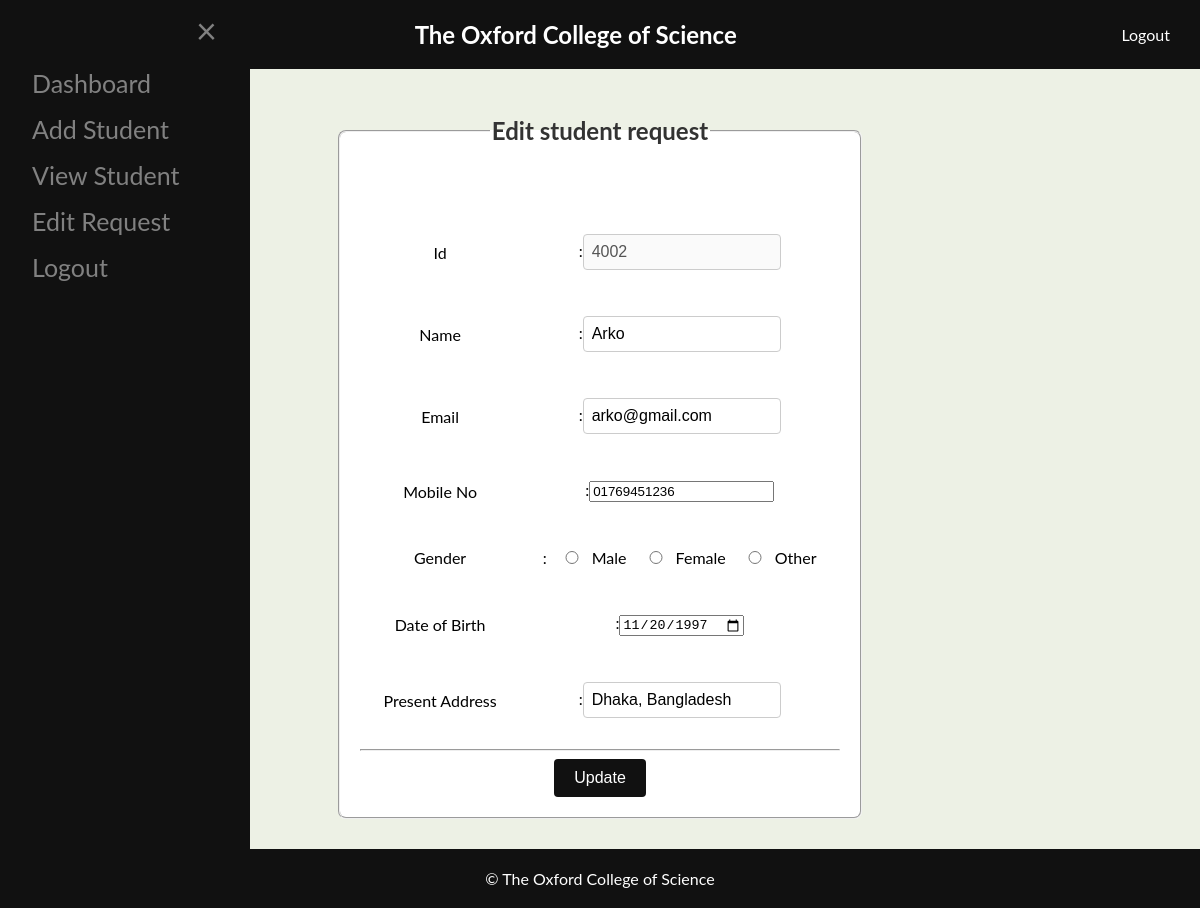
The page /Admin/view/editrequestStudent.php?id=4002 (signed in) on the database its author committed.
### tables this page shows
CREATE TABLE `edit_student` (
  `id` varchar(4) NOT NULL,
  `name` varchar(50) NOT NULL,
  `email` varchar(50) NOT NULL,
  `mobile` varchar(11) NOT NULL,
  `gender` varchar(10) NOT NULL,
  `dob` date NOT NULL,
  `p_address` varchar(70) NOT NULL
);

### Admin/Model/studentModel.php (called while the page is built, shortened)
<?php
function getRequestUserbyid($id){
    $conn = getConnection();
    $sql = "select * from edit_student where id='$id'";
    $result = mysqli_query($conn,$sql);
    $row = mysqli_fetch_assoc($result);
    return $row;
}
?>

### Admin/View/editrequestStudent.php (the view, shortened to what this page needs)
<!DOCTYPE html>
<html>
<head>
</head>
<body>
  <div class="header">
    <div class="header-title">
      <h1>The Oxford College of Science</h1>
    </div>
    <div class="header-right">
      <a href="../Controller/Logout.php">Logout</a>
    </div>
  </div>
  <div class="sidebar" id="mySidenav" onmouseleave="closeNav()">
    <a href="javascript:void(0)" class="closebtn" onclick="closeNav()">&times;</a>
    <a href="dashboard.php">Dashboard</a>
    <a href="addStudent.php">Add Student</a>
    <a href="viewStudent.php">View Student</a>
    <a href="editrequestlist.php">Edit Request</a>
    <a href="../Controller/logout.php">Logout</a>
  </div>
  <span style="font-size:30px;cursor:pointer" onmouseover="openNav()">&#9776;</span>
  <div class="content" id="content">
    <?php
    include_once('../model/studentModel.php');
    $id = $_GET['id'];
    $updatemyinfo = getRequestUserbyid($id);
    ?>
    <form class="registration-form" id="inform" action="../controller/editRequestCheckStudent.php"
      onsubmit="return validation()" method="post">
      <fieldset>
        <legend>Edit student request</legend>
        <table align="center">
          <tr>
            <td colspan="2">
          </tr>
          <tr>
            <td>Id</td>
            <td>:<input type="text" id="id" name="id" disabled value="<?php echo $updatemyinfo['id']; ?>"></td>
          </tr>
          <tr>
            <td>Name</td>
            <td>:<input type="text" id="name" name="name" value="<?php echo $updatemyinfo['name']; ?>"
                placeholder="Enter Full Name"></td>
          </tr>
          <tr>
            <td>Email</td>
            <td>:<input type="email" id="email" name="email" value="<?php echo $updatemyinfo['email']; ?>"></td>
          </tr>
          <tr>
            <td>Mobile No</td>
            <td>:<input type="number" id="text" name="mobile" value="<?php echo $updatemyinfo['mobile']; ?>"></td>
          </tr>
          <tr>
            <td>Gender</td>
            <td>
              :<input type="radio" id="gender" name="gender" <?php if ($updatemyinfo['gender'] == "male") { ?>
                  checked="true" <?php } ?> value="male">Male
              <input type="radio" id="gender" name="gender" <?php if ($updatemyinfo['gender'] == "female") { ?>
                  checked="true" <?php } ?> value="female">Female
              <input type="radio" id="gender" name="gender" <?php if ($updatemyinfo['gender'] == "other") { ?>
                  checked="true" <?php } ?> value="other">Other
            </td>
          </tr>
          <tr>
            <td>Date of Birth</td>
            <td>:<input type="date" id="dob" name="dob" value="<?php echo $updatemyinfo['dob']; ?>"></td>
          </tr>
          <tr>
            <td>Present Address</td>
            <td>:<input type="text" id="p_address" name="p_address" value="<?php echo $updatemyinfo['p_address']; ?>">
            </td>
          </tr>
        </table>
        <hr>
        <center>
          <input type="submit" id="submit" name="update" value="Update">
        </center>
      </fieldset>
    </form>
  </div>
  <div class="footer">
    &copy; The Oxford College of Science
  </div>
</body>
</html>

### Admin/View/editrequestStudent.php (style rules this page uses)
body { font-family: "Lato", sans-serif; margin: 0; padding: 0; background-color: #edf1e5; transition: background-color .5s; }
.header { background-color: #111; color: #fff; padding: 20px; display: flex; justify-content: space-between; align-items: center; }
.header-title { display: inline-block; vertical-align: middle; margin-left: 10px; }
.header-title h1 { margin: 0; font-size: 24px; }
.header-right { display: flex; align-items: center; }
.header-right a { color: #fff; text-decoration: none; margin-right: 10px; }
.sidebar { width: 0; position: fixed; z-index: 1; top: 0; left: 0; background-color: #111; overflow-x: hidden; transition: 0.5s; padding-top: 60px; bottom: 0; }
.sidebar a { padding: 8px 8px 8px 32px; text-decoration: none; font-size: 25px; color: #818181; display: block; transition: 0.3s; }
.sidebar .closebtn { position: absolute; top: 0; right: 25px; font-size: 36px; margin-left: 50px; cursor: pointer; }
.content { margin-left: 0; padding: 10px; transition: margin-left 0.3s ease; background-color: #edf1e5; }
.content table { width: 100%; border-collapse: collapse; margin-top: 0; }
.content td { padding: 23px; text-align: center; }
.footer { background-color: #111; color: #fff; padding: 20px; text-align: center; }
.registration-form { text-align: center; margin: auto; width: fit-content; }
input[type="text"], input[type="email"], input[type="password"], input[type="date"] input[type="radio"] { width: 180px; padding: 8px; border: 1px solid #ccc; border-radius: 4px; font-size: 16px; transition: border-color 0.3s ease; }
input[type="radio"] { width: 40px; padding: 8px; border: 1px solid #ccc; border-radius: 4px; font-size: 16px; transition: border-color 0.3s ease; }
input[type="radio"] { margin-right: 0px; }
input[type="submit"], input[type="reset"] { background-color: #111; color: white; border: none; padding: 10px 20px; text-align: center; text-decoration: none; display: inline-block; font-size: 16px; border-radius: 4px; cursor: pointer; transition: background-color 0.3s ease; }
fieldset { background-color: #fff; padding: 20px; border-radius: 8px; }
legend { font-size: 24px; font-weight: bold; color: #333; }

### rows shown on the page
edit_student: id "4002", name "Arko", email "arko@gmail.com", mobile "01769451236", dob "11/20/1997", p_address "Dhaka, Bangladesh"
